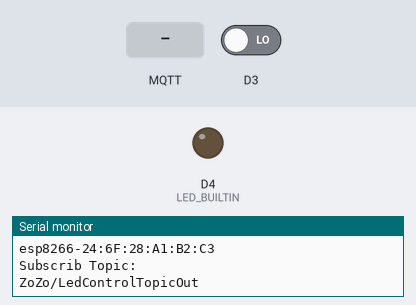
This sketch was run on a simulated ESP8266 (NodeMCU). Shown: output pins drawn as LEDs (lit = HIGH, except the on-board LED, lit = LOW), the last lines printed to the serial monitor. Inputs (shaded band) come from the test bench; at power-on: D3 LOW. WiFi joins after 1.5 s; servers stay silent unless stated; no MQTT or app messages arrive unless stated.

Above: at 3.3 s.
3.4 s: MQTT message "1" arrives on the first subscribed topic
At 4.7 s:
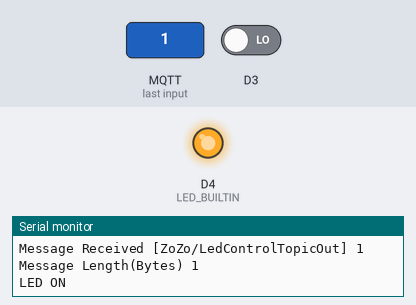
6.6 s: MQTT message "0" arrives on the first subscribed topic
At 7.2 s:
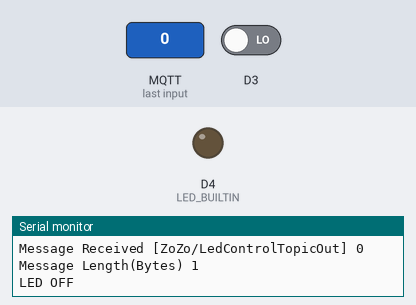
Timing chart, 0 to 9.6 s (numbered marks = the images above; inputs shaded):
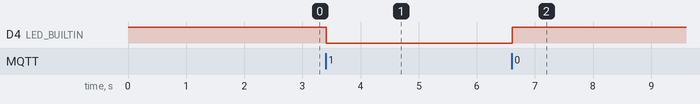

Measured:
- after the input at 3.4 s, D4 (LED_BUILTIN): HIGH → LOW at once
- after the input at 6.6 s, D4 (LED_BUILTIN): LOW → HIGH at once

The sketch:

all.ino
```cpp
/**********************************************************************
项目名称/Project          : 零基础入门学用物联网
程序名称/Program name     : subscribe_ranye_url
团队/Team                : 太极创客团队 / Taichi-Maker (www.taichi-maker.com)
作者/Author              : CYNO朔
日期/Date（YYYYMMDD）     : 20200708
程序目的/Purpose          :
本程序旨在演示如何使用PubSubClient库使用ESP8266向MQTT服务器订阅信息。
-----------------------------------------------------------------------
本示例程序为太极创客团队制作的《零基础入门学用物联网》中示例程序。
该教程为对物联网开发感兴趣的朋友所设计和制作。如需了解更多该教程的信息，请参考以下网页：
http://www.taichi-maker.com/homepage/esp8266-nodemcu-iot/iot-c/esp8266-nodemcu-web-client/http-request/
***********************************************************************/
#include <ESP8266WiFi.h>
#include <PubSubClient.h>
#include <Ticker.h>

// 设置wifi接入信息(请根据您的WiFi信息进行修改)
const char* ssid = "Robotlab-2.4G";
const char* password = "8b107lab";
const char* mqttServer = "mqttx.cn";

// 如以上MQTT服务器无法正常连接，请前往以下页面寻找解决方案
// http://www.taichi-maker.com/public-mqtt-broker/

int count;

Ticker ticker;
WiFiClient wifiClient;
PubSubClient mqttClient(wifiClient);

void setup() {
  pinMode(LED_BUILTIN, OUTPUT);     // 设置板上LED引脚为输出模式
  digitalWrite(LED_BUILTIN, HIGH);  // 启动后关闭板上LED
  Serial.begin(9600);               // 启动串口通讯

  //设置ESP8266工作模式为无线终端模式
  WiFi.mode(WIFI_STA);

  // 连接WiFi
  connectWifi();

  // 设置MQTT服务器和端口号
  mqttClient.setServer(mqttServer, 1883);
  // 设置MQTT订阅回调函数
  mqttClient.setCallback(receiveCallback);

  // 连接MQTT服务器
  connectMQTTserver();

  //ticker定时对象
  ticker.attach(1,tickerCount);
}

void loop() {
  if (mqttClient.connected()) { // 如果开发板成功连接服务器
    if (count>=3){
      pubMQTTmsg();
      count = 0;
    }
    mqttClient.loop();          // 处理信息以及心跳
  } else {                      // 如果开发板未能成功连接服务器
    connectMQTTserver();        // 则尝试连接服务器
  }
}

void tickerCount(){
  count++;
}
// 连接MQTT服务器并订阅信息
void connectMQTTserver(){
  // 根据ESP8266的MAC地址生成客户端ID（避免与其它ESP8266的客户端ID重名）
  String clientId = "esp8266-" + WiFi.macAddress();

  // 连接MQTT服务器
  if (mqttClient.connect(clientId.c_str())) {
    Serial.println("MQTT Server Connected.");
    Serial.println("Server Address:");
    Serial.println(mqttServer);
    Serial.println("ClientId: ");
    Serial.println(clientId);
    subscribeTopic(); // 订阅指定主题
  } else {
    Serial.print("MQTT Server Connect Failed. Client State:");
    Serial.println(mqttClient.state());
    delay(5000);
  }
}

// 发布信息
void pubMQTTmsg(){


  // 建立发布主题。主题名称以Taichi-Maker-为前缀，后面添加设备的MAC地址。
  // 这么做是为确保不同用户进行MQTT信息发布时，ESP8266客户端名称各不相同，
  String topicString = "ZoZo/LedControlTopicIn";
  char publishTopic[topicString.length() + 1];
  strcpy(publishTopic, topicString.c_str());

  String messageString;
  if(digitalRead(D3)){
    messageString = "On";
  } else {
    messageString = "Off";
  }
  char publishMsg[messageString.length()+1];
  strcpy(publishMsg,messageString.c_str());

  // 实现ESP8266向主题发布信息
  if(mqttClient.publish(publishTopic, publishMsg)){
    Serial.println("Publish Topic:");Serial.println(publishTopic);
    Serial.println("Publish message:");Serial.println(publishMsg);
  } else {
    Serial.println("Message Publish Failed.");
  }
}


// 收到信息后的回调函数
void receiveCallback(char* topic, byte* payload, unsigned int length) {
  Serial.print("Message Received [");
  Serial.print(topic);
  Serial.print("] ");
  for (int i = 0; i < length; i++) {
    Serial.print((char)payload[i]);
  }
  Serial.println("");
  Serial.print("Message Length(Bytes) ");
  Serial.println(length);

  if ((char)payload[0] == '1') {     // 如果收到的信息以“1”为开始
    digitalWrite(BUILTIN_LED, LOW);  // 则点亮LED。
    Serial.println("LED ON");
  } else {
    digitalWrite(BUILTIN_LED, HIGH); // 否则熄灭LED。
    Serial.println("LED OFF");
  }
}

// 订阅指定主题
void subscribeTopic(){

  // 建立订阅主题。主题名称以Taichi-Maker-Sub为前缀，后面添加设备的MAC地址。
  // 这么做是为确保不同设备使用同一个MQTT服务器测试消息订阅时，所订阅的主题名称不同
  // String topicString = "Taichi-Maker-Sub-" + WiFi.macAddress()+ "/+/data";
   String topicString = "ZoZo/LedControlTopicOut";
//  String topicString = "Taichi-Maker-Sub-" + WiFi.macAddress()+"/+/data";
  char subTopic[topicString.length() + 1];
  strcpy(subTopic, topicString.c_str());

  // 通过串口监视器输出是否成功订阅主题以及订阅的主题名称
  if(mqttClient.subscribe(subTopic)){
    Serial.println("Subscrib Topic:");
    Serial.println(subTopic);
  } else {
    Serial.print("Subscribe Fail...");
  }
}


// ESP8266连接wifi
void connectWifi(){

  WiFi.begin(ssid, password);

  //等待WiFi连接,成功连接后输出成功信息
  while (WiFi.status() != WL_CONNECTED) {
    delay(1000);
    Serial.print(".");
  }
  Serial.println("");
  Serial.println("WiFi Connected!");
  Serial.println("");
}
```
